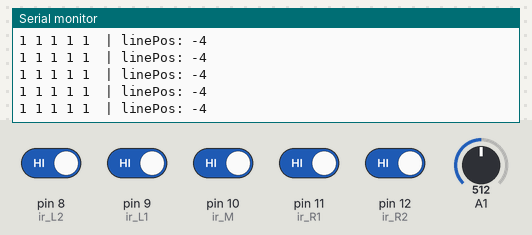
The sketch below on a simulated Arduino Uno, built with avr-gcc and run on an emulated ATmega328P. On the bench: the last lines printed to the serial monitor. The inputs (shaded band) are chosen by the test bench; at power-on: pin 8 (ir_L2), pin 9 (ir_L1), pin 10 (ir_M), pin 11 (ir_R1), pin 12 (ir_R2) HIGH, A1 = 512.

Above: at 1.2 s.
1.3 s: pin 10 (ir_M) driven LOW
At 2.0 s:
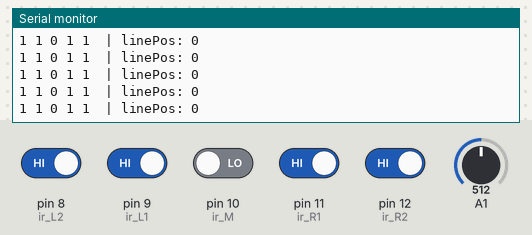
4.3 s: pin 10 (ir_M) driven HIGH
7.3 s: pin 11 (ir_R1) driven LOW
At 8.1 s:
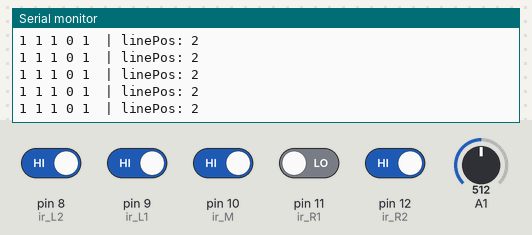
10.3 s: pin 11 (ir_R1) driven HIGH
13.3 s: pin 12 (ir_R2) driven LOW
At 14.1 s:
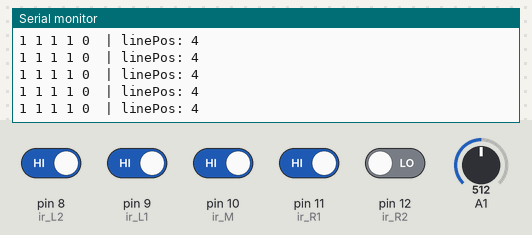
16.3 s: pin 12 (ir_R2) driven HIGH
Timing chart, 0 to 19.3 s (numbered marks = the images above; inputs shaded):
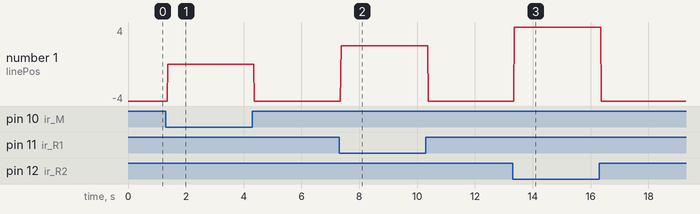

Measured:
- after the input at 1.3 s, the serial monitor: prints a new line after 0.08 s (image 1)
- after the input at 7.3 s, the serial monitor: prints a new line after 0.07 s (image 2)
- after the input at 13.3 s, the serial monitor: prints a new line after 0.06 s (image 3)
- plotted number 1: -4 → 0 after the input at 1.3 s, -4 → 2 after the input at 7.3 s, -4 → 4 after the input at 13.3 s

The sketch:

sensor-test.ino
```cpp
#define ir_L2 8  // left most sensor
#define ir_L1 9  // left middle sensor
#define ir_M 10  // middle sensor
#define ir_R1 11 // right middle sensor
#define ir_R2 12 // right most sensor

//  total 5 sensors in array


void setup() {
  // put your setup code here, to run once:
  Serial.begin(9600);
  pinMode(ir_L2, INPUT);
  pinMode(ir_L1, INPUT);
  pinMode(ir_M, INPUT);
  pinMode(ir_R1, INPUT);
  pinMode(ir_R2, INPUT);
}

void loop() {
  // put your main code here, to run repeatedly:
  int linePos = ReadSensor(); // the readings will be printed and line position will be stored in linePos
  float reading = analogRead(A1);
  Serial.print(" | linePos: "+String(linePos));   // example of one Serial line:  0 1 1 1 1  | linePos: -4
  Serial.println(); // goes to next line in Serial

  // linePos will be used as condition to select correct movement of robot such that it follows the line
}
```

sensor-reading-function.ino
```cpp
int ReadSensor(){
  int _linePos;
  int _sensorReading = digitalRead(ir_L2);
  Serial.print(String(_sensorReading)+" "); // read and print value of left most sensor

  if (_sensorReading == 0){   // if left most sensor gives value 0 then line is here
    _linePos = -4;
  }

  _sensorReading = digitalRead(ir_L1);
  Serial.print(String(_sensorReading)+" "); // read and print value of left middle sensor

  if (_sensorReading == 0){   // checking if line is here
    _linePos = -2;
  }

  _sensorReading = digitalRead(ir_M);
  Serial.print(String(_sensorReading)+" "); // read and print value of middle sensor

  if (_sensorReading == 0){   // checking if line is in middle
    _linePos = 0;
  }

  _sensorReading = digitalRead(ir_R1);
  Serial.print(String(_sensorReading)+" "); // read and print value of right middle sensor

  if (_sensorReading == 0){   // checking if line is here
    _linePos = 2;
  }

  _sensorReading = digitalRead(ir_R2);
  Serial.print(String(_sensorReading)+" "); // read and print of value of right most sensor

  if (_sensorReading == 0){   // checking if line is here
    _linePos = 4;
  }

  // the Serial will look something like this:  1 1 0 1 1

  return _linePos;  // this line position will be returned and used to select direction of movement (note: only one of the if conditions will be true)
}
```
